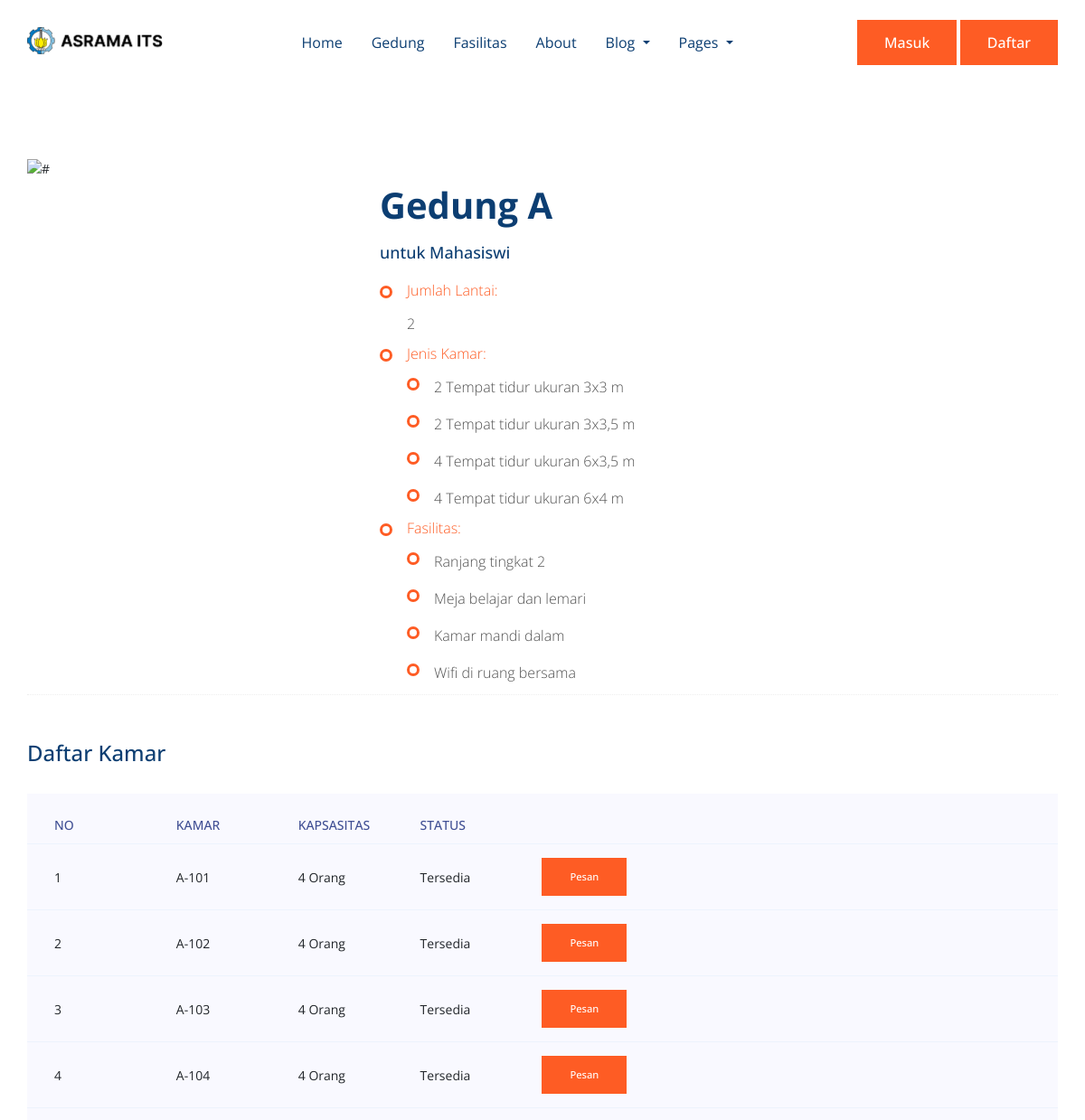
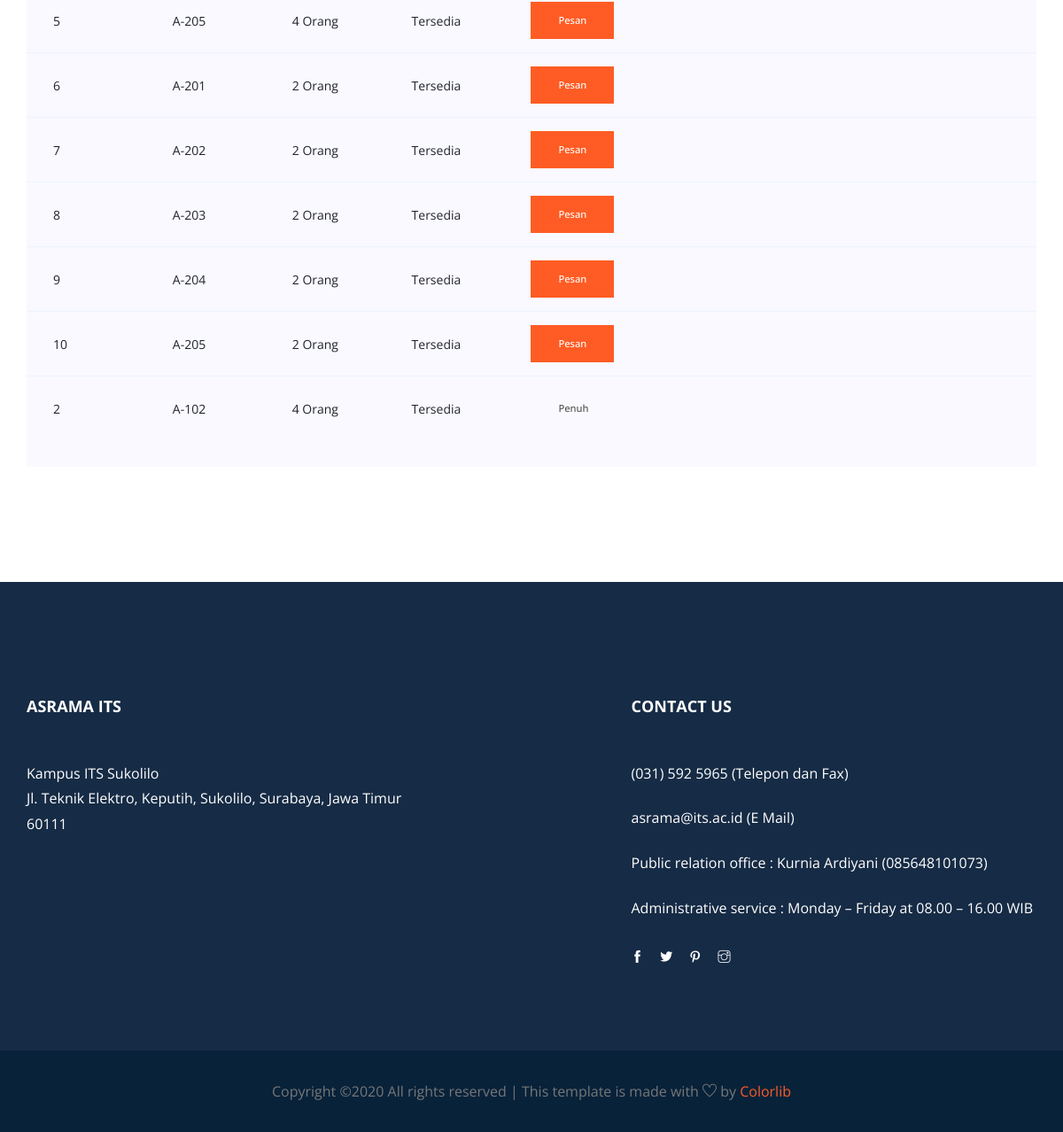
Page /gedung/gedung_a.php?id_gedung=1 on the committed database (2 pictures, top to bottom).
### tables this page shows
CREATE TABLE `gedung` (
  `id_gedung` int(4) AUTO_INCREMENT NOT NULL, 
  `nama` varchar(20) DEFAULT NULL,
  `penghuni` varchar(12) DEFAULT NULL,
  `lantai` int(2) DEFAULT NULL,
  `kapasitas` int(3) NOT NULL,
  `fasilitas` int(2) NOT NULL,
  PRIMARY KEY (`id_gedung`),
  CONSTRAINT `FK_gedung_fasilitas` FOREIGN KEY (`fasilitas`) REFERENCES `fasilitas` (`id_fasilitas`) ON DELETE CASCADE
);

CREATE TABLE `fasilitas` (
  `id_fasilitas` int(4) AUTO_INCREMENT NOT NULL, 
  `jenis` varchar(40) DEFAULT NULL,
  PRIMARY KEY (`id_fasilitas`)
);

CREATE TABLE `kamar` (
  `id_kamar` int(4) AUTO_INCREMENT NOT NULL, 
  `id_gedung` int(4) NOT NULL, 
  `id_jenis_kamar` int(4) NOT NULL, 
  `nama` varchar(20) DEFAULT NULL,
  `kapasitas` int(3) DEFAULT NULL,
  `harga` int(7) DEFAULT NULL,
  PRIMARY KEY (`id_kamar`),
  CONSTRAINT `FK_kamar_gedung` FOREIGN KEY (`id_gedung`) REFERENCES `gedung` (`id_gedung`) ON DELETE CASCADE,
  CONSTRAINT `FK_kamar_jenis` FOREIGN KEY (`id_jenis_kamar`) REFERENCES `jenis_kamar` (`id_jenis_kamar`) ON DELETE CASCADE
);

### gedung/gedung_a.php (the view, shortened to what this page needs)
<?php
    include 'header.php';
    include 'navbar.php';
    $id = $_GET['id_gedung'];
    $sql_gedung = "SELECT * FROM gedung LEFT JOIN fasilitas ON gedung.fasilitas = fasilitas.id_fasilitas WHERE id_gedung = $id";
    $sql_kamar = "SELECT * FROM kamar WHERE id_gedung = $id";
    $rows_gedung = mysqli_query($conn, $sql_gedung);
    $rows_kamar = mysqli_query($conn, $sql_kamar);
    $i = 0;
?>
    <section class="about_us section_padding">
        <div class="container">
            <div class="row ">
                <div class="col-lg-4">
                    <div class="about_img">
                        <img src="/pweb/img/ind/gedung_asrama2.jpg" alt="#">
                    </div>
                </div>
                <div class="col-lg-8">
                    <div class="about_text">
                        <?php foreach ($rows_gedung as $row) : ?>
                        <h2>Gedung <?=  $row['nama'] ?></h2>
                        <h4>untuk <?=  $row['penghuni'] ?></h4>
                        <ul class="unordered-list">
                            <li class="list-biasa">
                                <h5>Jumlah Lantai: </h5>
                                <p><?=  $row['lantai'] ?></p>
                            </li>
                            <li class="list-biasa">
                                <h5>Jenis Kamar: </h5>
                                <ul class="unordered-list">
                                    <li>
                                        <p>2 Tempat tidur ukuran 3x3 m</p>
                                    </li>
                                    <li>
                                        <p>2 Tempat tidur ukuran 3x3,5 m</p>
                                    </li>
                                    <li>
                                        <p>4 Tempat tidur ukuran 6x3,5 m</p>
                                    </li>
                                    <li>
                                        <p>4 Tempat tidur ukuran 6x4 m</p>
                                    </li>
                                </ul>
                            </li>
                            <li class="list-biasa">
                                <h5>Fasilitas: </h5>
                                <ul class="unordered-list">
                                    <li><p>Ranjang tingkat 2</p></li>
                                    <li><p>Meja belajar dan lemari</p></li>
                                    <li><p><?=  $row['jenis'] ?></p></li>
                                    <li><p>Wifi di ruang bersama</p></li>
                                </ul>
                            </li>
                        </ul>
                    <?php endforeach;?>
                    </div>
                </div>
            </div>
            <div class="section-top-border">
				<h3 class="mb-30">Daftar Kamar</h3>
				<div class="progress-table-wrap">
                    <div class="progress-table">
                        <div class="table-head">
                            <div class="serial">No</div>
							<div class="serial">Kamar</div>
							<div class="serial">Kapsasitas</div>
							<div class="serial">Status</div>
							<div class="serial"></div>
                        </div>
                        <?php foreach ($rows_kamar as $row) : ?>
						<div class="table-row">
							<div class="serial"><?= ++$i ?></div>
							<div class="serial"><?=  $row['nama'] ?></div>
							<div class="serial"><?=  $row['kapasitas'] ?> Orang</div>
							<div class="serial">Tersedia</div>
							<div class="serial"><a class="genric-btn primary" href="/pweb/pesan.php?id_kamar=<?php echo $row['id_kamar']?>">Pesan</a></div>
						</div>
                        <?php endforeach;?>
						<div class="table-row">
							<div class="serial">2</div>
							<div class="serial">A-102</div>
							<div class="serial">4 Orang</div>
							<div class="serial">Tersedia</div>
							<div class="serial"><p class="genric-btn disable">Penuh</p></div>
						</div>
					</div>
                </div>
			</div>
        </div>
    </section>
<?php
    include 'footer.php';
?>

### rows in the picture
gedung: nama "A", penghuni "Mahasiswi", lantai "2", fasilitas.jenis "Kamar mandi dalam"
kamar: nama "A-101", kapasitas "4"
kamar: nama "A-102", kapasitas "4"
kamar: nama "A-103", kapasitas "4"
kamar: nama "A-104", kapasitas "4"
kamar: nama "A-205", kapasitas "4"
kamar: nama "A-201", kapasitas "2"
kamar: nama "A-202", kapasitas "2"
kamar: nama "A-203", kapasitas "2"
kamar: nama "A-204", kapasitas "2"
kamar: nama "A-205", kapasitas "2"
